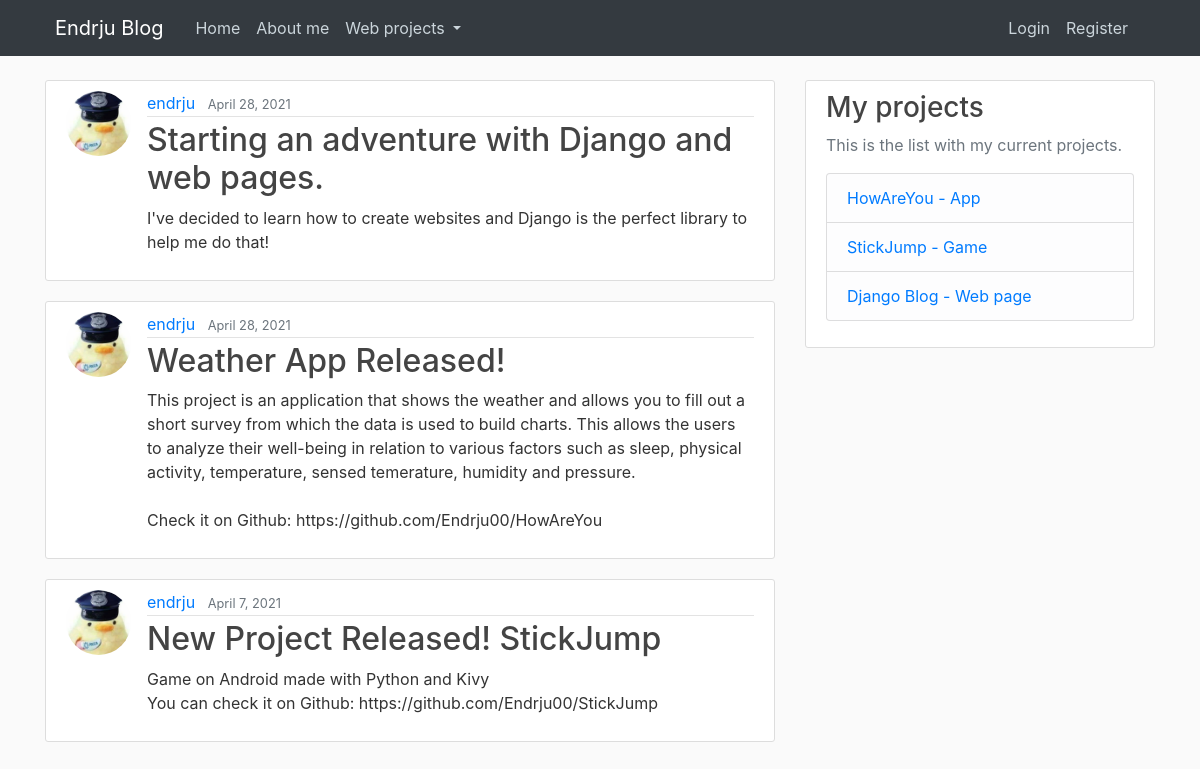
Before: / with the older database file.
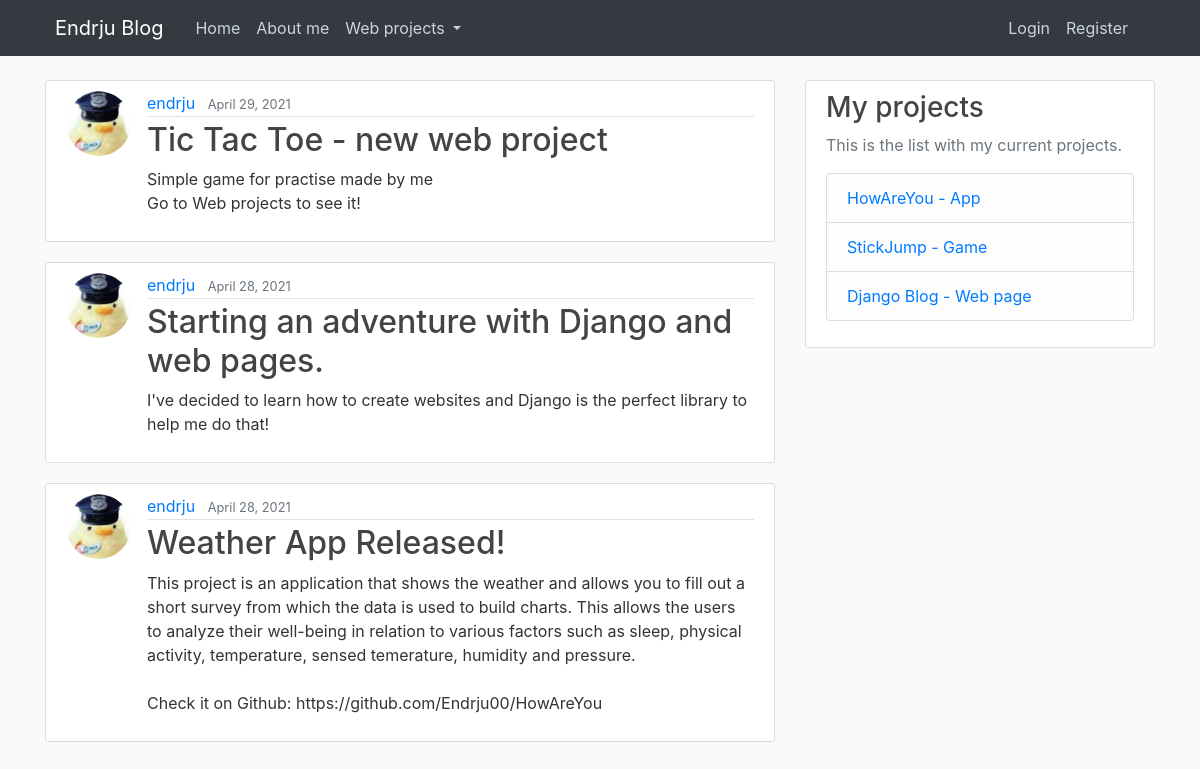
After: the same page with the newer database file.
### blog/models.py (models this page shows, shortened)
class Post(models.Model):
    title = models.CharField(max_length=100)
    content = models.TextField()
    date_posted = models.DateTimeField(default=timezone.now)
    author = models.ForeignKey(User, on_delete=models.CASCADE)

### users/models.py (models this page shows, shortened)
class Profile(models.Model):
    user = models.OneToOneField(User, on_delete=models.CASCADE)
    image = models.ImageField(default='default.jpg', upload_to='profile_pics')

### blog/views.py (the view)
# urls.py: path('', PostListView.as_view(), name='blog-home'),
class PostListView(ListView):
    model = Post
    template_name = 'blog/home.html'
    context_object_name = 'posts'
    ordering = ['-date_posted']
    paginate_by = 3

### blog/templates/blog/home.html
{% extends "blog/base.html" %}
{% block content %}
    {% for post in posts %}
        <article class="media content-section">
            <img class="rounded-circle article-img" src="{{ post.author.profile.image.url }}">
          <div class="media-body">
            <div class="article-metadata">
              <a class="mr-2" href="#">{{ post.author }}</a>
              <small class="text-muted">{{ post.date_posted|date:"F j, Y" }}</small>
            </div>
            <h2><a class="article-title" href="{% url 'post-detail' post.id %}">{{ post.title }}</a></h2>
            <p class="article-content">{{ post.content }}</p>
          </div>
        </article>
    {% endfor %}
{% endblock content %}

Changed rows visible on the page:
no longer on this page (row unchanged): Post: author.profile.image (picture), author "endrju", date_posted "April 7, 2021", title "New Project Released! StickJump", content "Game on Android made with Python and Kivy You can check it on Github: https://github.com/Endrju00/StickJump"
added Post: author.profile.image (picture), author "endrju", date_posted "April 29, 2021", title "Tic Tac Toe - new web project", content "Simple game for practise made by me Go to Web projects to see it!"
